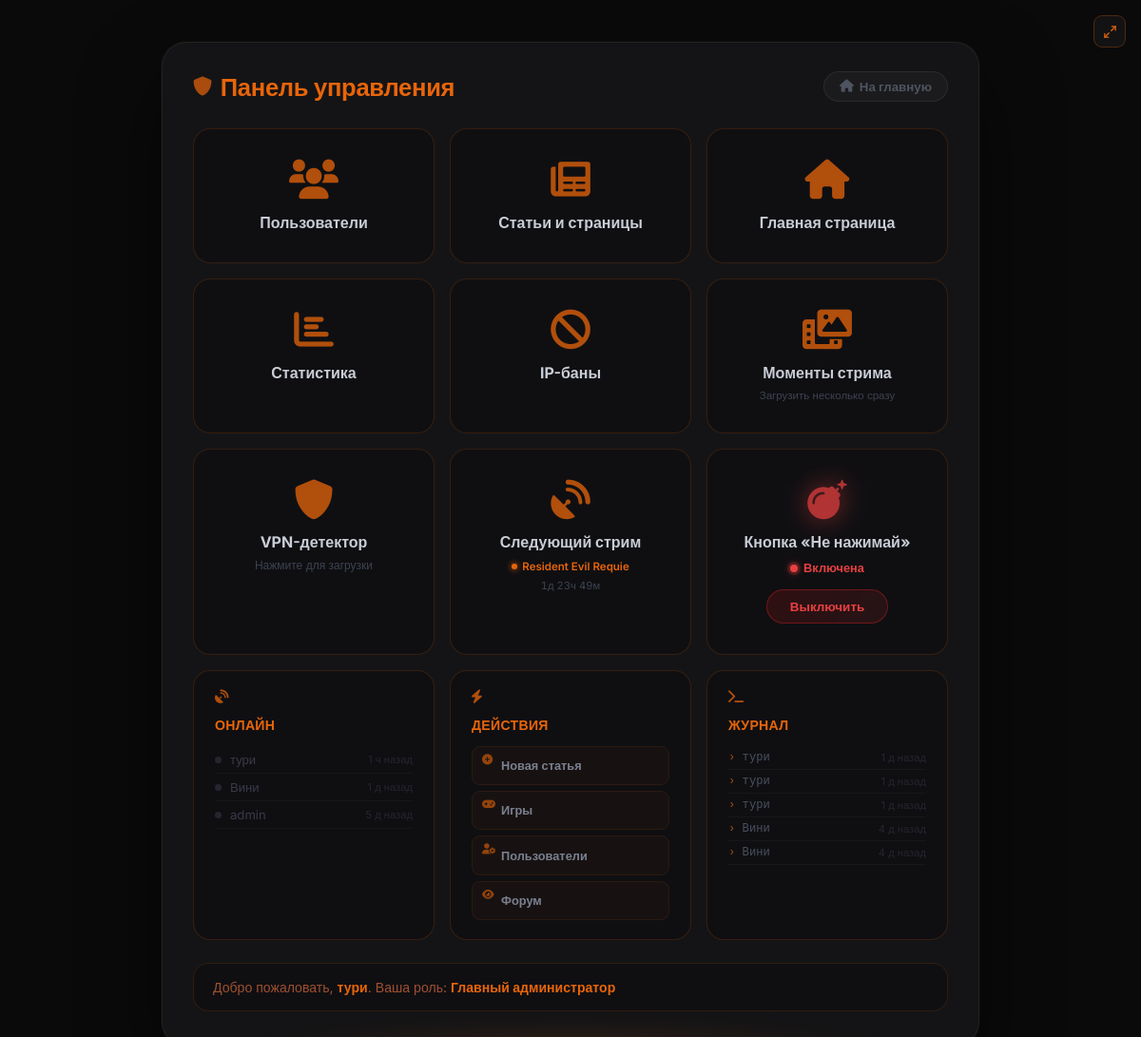
Page /admin (signed in) on the earlier database version.
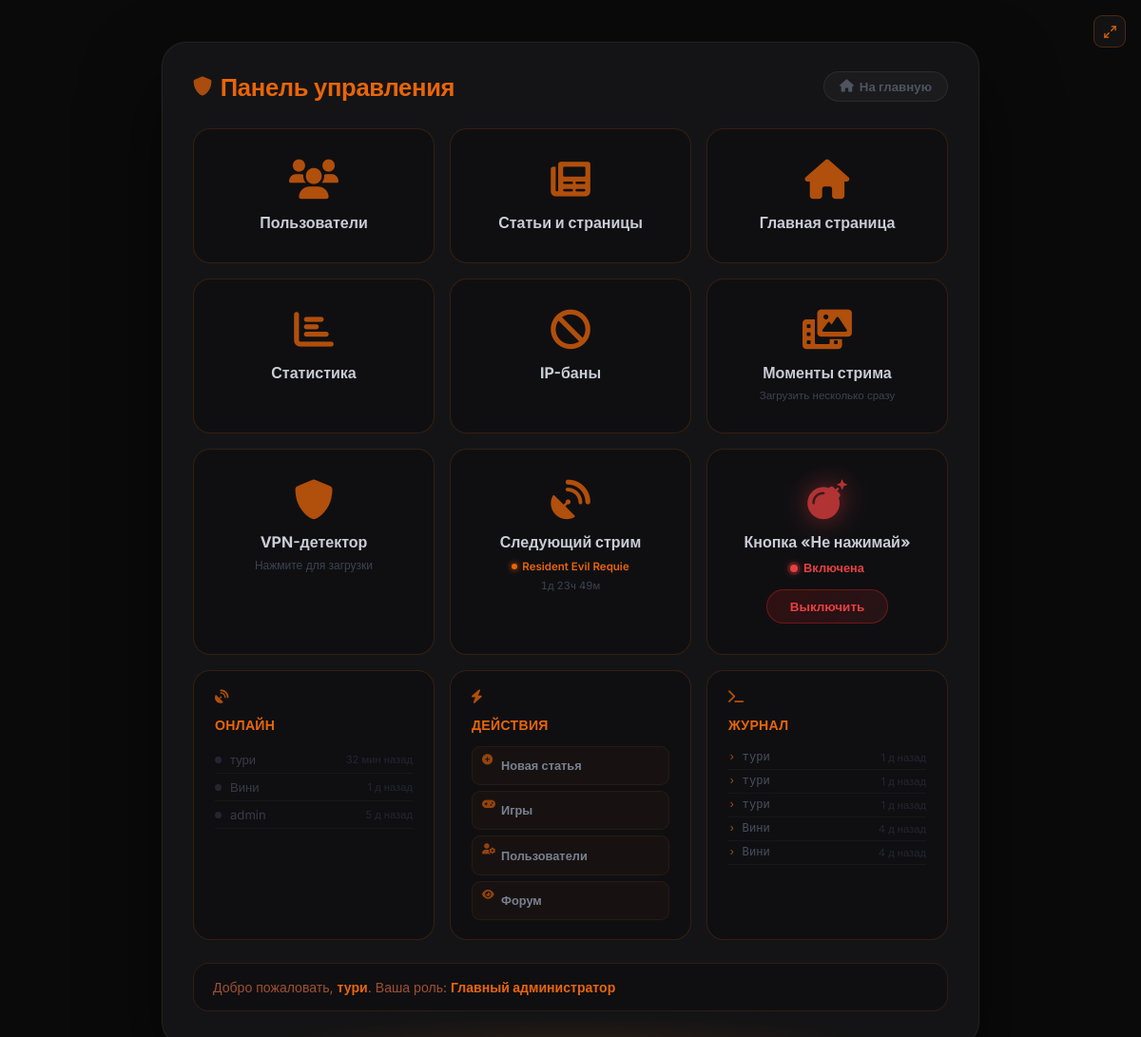
Same page on the later database version.
### models.py (models this page shows, shortened)
class NextStream(db.Model):
    __tablename__ = 'next_stream'
    id          = db.Column(db.Integer, primary_key=True)
    enabled     = db.Column(db.Boolean, default=False)
    title       = db.Column(db.String(200), default='')
    stream_dt   = db.Column(db.String(30),  default='')   # ISO: 2026-03-20T18:00
    description = db.Column(db.String(300), default='')

class User(db.Model, UserMixin):
    __tablename__ = 'users'
    id             = db.Column(db.Integer, primary_key=True)
    username       = db.Column(db.String(80),  unique=True, nullable=False)
    email          = db.Column(db.String(120), unique=True, nullable=False)
    password_hash  = db.Column(db.String(256), nullable=False)
    role           = db.Column(db.Integer, default=0)
    created_at     = db.Column(db.DateTime, default=datetime.utcnow)   # дата регистрации
    last_seen      = db.Column(db.DateTime, default=datetime.utcnow)
    banned_until   = db.Column(db.DateTime, nullable=True)
    ban_reason     = db.Column(db.String(500), nullable=True)
    banned_by_id   = db.Column(db.Integer, db.ForeignKey('users.id'), nullable=True)
    recovery_key   = db.Column(db.String(256), nullable=True)
    avatar         = db.Column(db.String(300), nullable=True)
    terms_agreed   = db.Column(db.Boolean, default=False)
    privacy_agreed = db.Column(db.Boolean, default=False)
    articles       = db.relationship('Article',  backref='author',     lazy='dynamic', foreign_keys='Article.author_id')
    comments       = db.relationship('Comment',  backref='author',     lazy='dynamic', foreign_keys='Comment.author_id')
    votes          = db.relationship('Vote',     backref='user',       lazy='dynamic')
    extra_pages    = db.relationship('ExtraPage', backref='author',    lazy='dynamic', foreign_keys='ExtraPage.author_id')
    comment_reactions = db.relationship('CommentReaction', backref='user', lazy='dynamic')
    def can_ip_ban(self):
        return self.role >= 4

### app.py (the view)
@app.route('/admin')
@login_required
@editor_required
def admin_panel():
    from sqlalchemy import func as sqlfunc
    settings = SiteSettings.get()
    stats = None
    digest_data = {}
    if current_user.role >= 4:
        stats = type('S', (), {
            'articles': Article.query.count(),
            'users':    User.query.count(),
            'comments': Comment.query.count(),
            'views':    db.session.query(sqlfunc.sum(Article.views)).scalar() or 0,
        })()
        recent_comments = Comment.query.order_by(Comment.created_at.desc()).limit(5).all()
        now = datetime.utcnow()
        def ago(dt):
            d = now - dt
            if d.seconds < 60: return 'только что'
            if d.seconds < 3600: return f'{d.seconds//60} мин назад'
            if d.days == 0: return f'{d.seconds//3600} ч назад'
            return f'{d.days} д назад'
        digest_data['recent_comments'] = [
            {'author': c.author.username if c.author else '?', 'ago': ago(c.created_at)}
            for c in recent_comments
        ]
        recent_users = User.query.order_by(User.last_seen.desc()).limit(5).all()
        digest_data['recent_users'] = [
            {'username': u.username,
             'ago': ago(u.last_seen),
             'online': (now - u.last_seen).total_seconds() < 300}
            for u in recent_users
        ]
    open_reports_count = Report.query.filter_by(resolved=False).count()
    return render_template('admin/dashboard.html',
                           chaos_button_enabled=settings.chaos_button_enabled,
                           stats=stats,
                           digest_data=digest_data,
                           next_stream_widget=NextStream.query.first(),
                           open_reports_count=open_reports_count)

### templates/admin/dashboard.html (shortened to what this page needs)
{% extends "base.html" %}
{% block content %}
<div class="admin-outer">
<div class="admin-card">
    <div class="admin-header">
        <h2 class="admin-title"><i class="fas fa-shield-alt"></i> Панель управления</h2>
        <a href="{{ url_for('index') }}" class="btn btn-secondary"><i class="fas fa-home"></i> На главную</a>
    </div>
    <div class="dash-grid">
        <a href="{{ url_for('admin_users') }}" class="dash-tile">
            <i class="fas fa-users"></i>
            <div class="dash-tile-label">Пользователи</div>
        </a>
        <a href="{{ url_for('admin_articles') }}" class="dash-tile">
            <i class="fas fa-newspaper"></i>
            <div class="dash-tile-label">Статьи и страницы</div>
        </a>
        <a href="{{ url_for('admin_home_settings') }}" class="dash-tile">
            <i class="fas fa-home"></i>
            <div class="dash-tile-label">Главная страница</div>
        </a>
        {% set _perm = current_user.permissions if current_user.permissions else none %}
        {% if current_user.role >= 4 or (_perm and _perm.can_see_stats) %}
        <a href="{{ url_for('admin_stats') }}" class="dash-tile">
            <i class="fas fa-chart-bar"></i>
            <div class="dash-tile-label">Статистика</div>
        </a>
        {% endif %}
        {% if current_user.can_ip_ban() or (_perm and _perm.can_ip_ban) %}
        <a href="{{ url_for('ip_ban_list') }}" class="dash-tile">
            <i class="fas fa-ban"></i>
            <div class="dash-tile-label">IP-баны</div>
        </a>
        {% endif %}
        {% if current_user.role >= 4 or (_perm and _perm.can_edit_home) %}
        <a href="{{ url_for('admin_home_settings') }}" class="dash-tile">
            <i class="fas fa-photo-film" style="color:#e8650a;"></i>
            <div class="dash-tile-label">Моменты стрима</div>
            <div style="margin-top:6px;font-size:0.72rem;color:#3d4350;">Загрузить несколько сразу</div>
        </a>
        {% endif %}
        {% if current_user.role >= 4 or (_perm and _perm.can_vpn_detect) %}
        <div class="dash-tile" id="vpnTile" style="cursor:pointer;" onclick="loadVpnLogs()">
            <i class="fas fa-shield-alt" style="color:#e8650a;"></i>
            <div class="dash-tile-label">VPN-детектор</div>
            <div id="vpnCount" style="margin-top:6px;font-size:0.75rem;color:#3d4350;">Нажмите для загрузки</div>
        </div>
        {% endif %}
        {% if current_user.role >= 4 or (_perm and _perm.can_next_stream) %}
        <div class="dash-tile" style="cursor:pointer;position:relative;overflow:hidden;" onclick="document.getElementById('nswModal').style.display='flex'">
            <i class="fas fa-satellite-dish" style="color:#e8650a;"></i>
            <div class="dash-tile-label">Следующий стрим</div>
            {% if next_stream_widget and next_stream_widget.enabled and next_stream_widget.stream_dt %}
            <div style="margin-top:8px;font-size:0.72rem;font-weight:600;color:#e8650a;display:flex;align-items:center;gap:5px;justify-content:center;">
                <span style="width:6px;height:6px;border-radius:50%;background:#e8650a;box-shadow:0 0 6px #e8650a;animation:chaosInd 1.2s ease infinite;"></span>
                {% if next_stream_widget.title %}{{ next_stream_widget.title[:20] }}{% else %}Настроен{% endif %}
            </div>
            <div id="dashNswTimer" style="margin-top:6px;font-size:0.7rem;color:#3d4350;font-variant-numeric:tabular-nums;"></div>
            {% else %}
            <div style="margin-top:6px;font-size:0.72rem;color:#2a2d35;">Нажмите для настройки</div>
            {% endif %}
        </div>
        {% endif %}
        {% if current_user.role >= 4 or (_perm and _perm.can_toggle_chaos) or (_perm and _perm.can_broadcast) %}
        {% if current_user.role >= 4 or (_perm and _perm.can_toggle_chaos) %}
        <div class="dash-tile" style="cursor:default;">
            <i class="fas fa-bomb" style="
                color:{% if chaos_button_enabled %}#e84040{% else %}#e8650a{% endif %};
                filter:{% if chaos_button_enabled %}drop-shadow(0 0 14px rgba(232,64,64,0.7)){% else %}none{% endif %};
                transition:all 0.3s;
            "></i>
            <div class="dash-tile-label">Кнопка «Не нажимай»</div>
            <div style="margin-top:9px;font-size:0.8rem;font-weight:700;
                display:inline-flex;align-items:center;gap:6px;
                color:{% if chaos_button_enabled %}#e84040{% else %}#3d4350{% endif %};">
                <span style="width:8px;height:8px;border-radius:50%;display:inline-block;
                    {% if chaos_button_enabled %}background:#e84040;box-shadow:0 0 0 3px rgba(232,64,64,0.2),0 0 10px rgba(232,64,64,0.6);animation:chaosInd 1s ease-in-out infinite;
                    {% else %}background:#252529;border:1px solid #333;{% endif %}"></span>
                {% if chaos_button_enabled %}Включена{% else %}Выключена{% endif %}
            </div>
            <form method="POST" action="{{ url_for('toggle_chaos_button') }}" style="margin-top:14px;">
                <button type="submit" style="padding:9px 24px;border-radius:20px;font-size:0.84rem;font-weight:700;
                    cursor:pointer;font-family:inherit;transition:all 0.22s;
                    {% if chaos_button_enabled %}
                    background:linear-gradient(135deg,rgba(180,20,20,0.2),rgba(232,64,64,0.1));
                    border:1px solid rgba(200,30,30,0.45);color:#e84040;
                    {% else %}
                    background:linear-gradient(135deg,rgba(232,101,10,0.15),rgba(232,101,10,0.06));
                    border:1px solid rgba(232,101,10,0.38);color:#e8650a;
                    {% endif %}">
                    {% if chaos_button_enabled %}Выключить{% else %}Включить{% endif %}
                </button>
            </form>
        </div>
        {% endif %}
        <div class="dash-tile" style="cursor:default;text-align:left;padding:20px 22px;">
            <div style="color:#e8650a;font-size:0.88rem;font-weight:800;letter-spacing:0.3px;margin-bottom:14px;">
                <i class="fas fa-satellite-dish" style="margin-right:7px;font-size:0.9rem;"></i>ОНЛАЙН
            </div>
            {% if digest_data and digest_data.recent_users %}
            {% for u in digest_data.recent_users %}
            <div style="display:flex;align-items:center;gap:9px;padding:6px 0;border-bottom:1px solid rgba(255,255,255,0.03);">
                <span style="width:7px;height:7px;border-radius:50%;flex-shrink:0;
                    {% if u.online %}background:#30c060;box-shadow:0 0 6px rgba(48,192,96,0.7);
                    {% else %}background:#252530;{% endif %}"></span>
                <span style="color:{% if u.online %}#c9cdd6{% else %}#3a3a48{% endif %};font-size:0.82rem;font-weight:{% if u.online %}600{% else %}400{% endif %};flex:1;overflow:hidden;text-overflow:ellipsis;white-space:nowrap;">{{ u.username }}</span>
                <span style="color:#252530;font-size:0.7rem;white-space:nowrap;">{{ u.ago }}</span>
            </div>
            {% endfor %}
            {% else %}
            <div style="color:#252530;font-size:0.8rem;padding:12px 0;">Нет данных</div>
            {% endif %}
        </div>
        <div class="dash-tile" style="cursor:default;text-align:left;padding:20px 22px;">
            <div style="color:#e8650a;font-size:0.88rem;font-weight:800;letter-spacing:0.3px;margin-bottom:14px;">
                <i class="fas fa-bolt" style="margin-right:7px;font-size:0.9rem;"></i>ДЕЙСТВИЯ
            </div>
            <div style="display:flex;flex-direction:column;gap:6px;">
                {% set actions = [
                    (url_for('admin_article_create'), 'fas fa-plus-circle', 'Новая статья'),
                    (url_for('admin_games'),          'fas fa-gamepad',     'Игры'),
                    (url_for('admin_users'),          'fas fa-user-cog',    'Пользователи'),
                    (url_for('forum'),                'fas fa-eye',         'Форум'),
                ] %}
                {% for href, icon, lbl in actions %}
                <a href="{{ href }}" style="display:flex;align-items:center;gap:9px;padding:7px 10px;
                    border-radius:9px;background:rgba(232,101,10,0.04);border:1px solid rgba(232,101,10,0.1);
                    color:#7a8090;font-size:0.8rem;font-weight:600;text-decoration:none;transition:all 0.18s;"
                    onmouseover="this.style.background='rgba(232,101,10,0.1)';this.style.color='#e8650a';this.style.borderColor='rgba(232,101,10,0.3)'"
                    onmouseout="this.style.background='rgba(232,101,10,0.04)';this.style.color='#7a8090';this.style.borderColor='rgba(232,101,10,0.1)'">
                    <i class="{{ icon }}" style="width:11px;font-size:0.7rem;text-align:center;opacity:0.6;color:#e8650a;flex-shrink:0;"></i> {{ lbl }}
                </a>
                {% endfor %}
            </div>
        </div>
        <div class="dash-tile" style="cursor:default;text-align:left;padding:20px 22px;">
            <div style="color:#e8650a;font-size:0.88rem;font-weight:800;letter-spacing:0.3px;margin-bottom:14px;">
                <i class="fas fa-terminal" style="margin-right:7px;font-size:0.9rem;"></i>ЖУРНАЛ
            </div>
            {% if digest_data and digest_data.recent_comments %}
            {% for c in digest_data.recent_comments %}
            <div style="display:flex;justify-content:space-between;align-items:center;padding:5px 0;
                border-bottom:1px solid rgba(255,255,255,0.03);">
                <span style="color:#4a5060;font-size:0.76rem;font-family:monospace;">
                    <span style="color:#e8650a;opacity:0.7;">›</span> {{ c.author }}
                </span>
                <span style="color:#252530;font-size:0.7rem;">{{ c.ago }}</span>
            </div>
            {% endfor %}
            {% else %}
            <div style="color:#252530;font-size:0.8rem;padding:12px 0;font-family:monospace;">_ нет событий</div>
            {% endif %}
        </div>
        {% endif %}
    </div>
    <div class="welcome-box">
        Добро пожаловать, <strong>{{ current_user.username }}</strong>. Ваша роль:
        <strong>
        {% if current_user.role == 4 %}Главный администратор
        {% elif current_user.role == 3 %}Старший модератор
        {% elif current_user.role == 2 %}Редактор
        {% elif current_user.role == 1 %}Модератор чата
        {% else %}Обычный пользователь{% endif %}
        </strong>
    </div>
</div>
</div>
{% endblock %}

### templates/base.html (shortened to what this page needs)
<!DOCTYPE html>
<html lang="ru">
<head>
    <link rel="stylesheet" href="https://cdnjs.cloudflare.com/ajax/libs/font-awesome/6.0.0-beta3/css/all.min.css">
</head>
<body class="{% block body_class %}{% endblock %}">
<button id="_fs_btn" title="Полный экран" onclick="_fsToggle()">
    <svg id="_fs_icon" viewBox="0 0 24 24">
        <polyline points="15 3 21 3 21 9"/><polyline points="9 21 3 21 3 15"/>
        <line x1="21" y1="3" x2="14" y2="10"/><line x1="3" y1="21" x2="10" y2="14"/>
    </svg>
</button>
    <div class="container">
        {% block content %}{% endblock %}
    </div>
</body>
</html>

Differences in the rows shown:
changed User "тури": ago "1 ч назад" → "32 мин назад"
